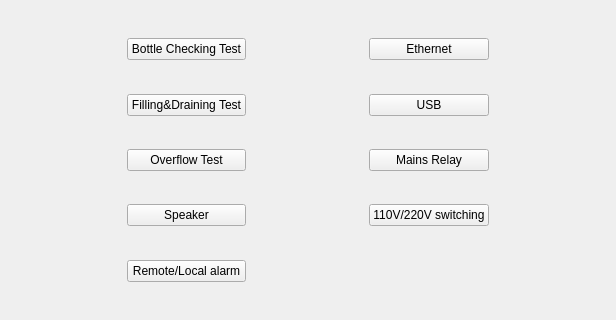
<?xml version="1.0" encoding="UTF-8"?>
<ui version="4.0">
 <class>Diagnostics::CSystem</class>
 <widget class="QWidget" name="Diagnostics::CSystem">
  <property name="geometry">
   <rect>
    <x>0</x>
    <y>0</y>
    <width>616</width>
    <height>320</height>
   </rect>
  </property>
  <property name="windowTitle">
   <string>Form</string>
  </property>
  <layout class="QGridLayout" name="gridLayout">
   <item row="4" column="1">
    <spacer name="verticalSpacer_3">
     <property name="orientation">
      <enum>Qt::Vertical</enum>
     </property>
     <property name="sizeHint" stdset="0">
      <size>
       <width>20</width>
       <height>40</height>
      </size>
     </property>
    </spacer>
   </item>
   <item row="5" column="1">
    <widget class="QPushButton" name="testOverflow">
     <property name="text">
      <string>Overflow Test</string>
     </property>
    </widget>
   </item>
   <item row="2" column="1">
    <spacer name="verticalSpacer_2">
     <property name="orientation">
      <enum>Qt::Vertical</enum>
     </property>
     <property name="sizeHint" stdset="0">
      <size>
       <width>20</width>
       <height>40</height>
      </size>
     </property>
    </spacer>
   </item>
   <item row="6" column="1">
    <spacer name="verticalSpacer_4">
     <property name="orientation">
      <enum>Qt::Vertical</enum>
     </property>
     <property name="sizeHint" stdset="0">
      <size>
       <width>20</width>
       <height>40</height>
      </size>
     </property>
    </spacer>
   </item>
   <item row="1" column="0">
    <spacer name="horizontalSpacer">
     <property name="orientation">
      <enum>Qt::Horizontal</enum>
     </property>
     <property name="sizeHint" stdset="0">
      <size>
       <width>40</width>
       <height>20</height>
      </size>
     </property>
    </spacer>
   </item>
   <item row="1" column="4">
    <spacer name="horizontalSpacer_3">
     <property name="orientation">
      <enum>Qt::Horizontal</enum>
     </property>
     <property name="sizeHint" stdset="0">
      <size>
       <width>40</width>
       <height>20</height>
      </size>
     </property>
    </spacer>
   </item>
   <item row="3" column="3">
    <widget class="QPushButton" name="testUSB">
     <property name="text">
      <string>USB</string>
     </property>
    </widget>
   </item>
   <item row="7" column="3">
    <widget class="QPushButton" name="testVoltageSwitching">
     <property name="text">
      <string>110V/220V switching</string>
     </property>
    </widget>
   </item>
   <item row="1" column="2">
    <spacer name="horizontalSpacer_2">
     <property name="orientation">
      <enum>Qt::Horizontal</enum>
     </property>
     <property name="sizeHint" stdset="0">
      <size>
       <width>40</width>
       <height>20</height>
      </size>
     </property>
    </spacer>
   </item>
   <item row="5" column="3">
    <widget class="QPushButton" name="testMainsRelay">
     <property name="text">
      <string>Mains Relay</string>
     </property>
    </widget>
   </item>
   <item row="7" column="1">
    <widget class="QPushButton" name="testSpeaker">
     <property name="text">
      <string>Speaker</string>
     </property>
    </widget>
   </item>
   <item row="0" column="1">
    <spacer name="verticalSpacer">
     <property name="orientation">
      <enum>Qt::Vertical</enum>
     </property>
     <property name="sizeHint" stdset="0">
      <size>
       <width>20</width>
       <height>40</height>
      </size>
     </property>
    </spacer>
   </item>
   <item row="1" column="1">
    <widget class="QPushButton" name="testBottleChecking">
     <property name="text">
      <string>Bottle Checking Test</string>
     </property>
    </widget>
   </item>
   <item row="1" column="3">
    <widget class="QPushButton" name="testEthernet">
     <property name="text">
      <string>Ethernet</string>
     </property>
    </widget>
   </item>
   <item row="3" column="1">
    <widget class="QPushButton" name="testFillingDraining">
     <property name="text">
      <string>Filling&amp;&amp;Draining Test</string>
     </property>
    </widget>
   </item>
   <item row="8" column="1">
    <spacer name="verticalSpacer_5">
     <property name="orientation">
      <enum>Qt::Vertical</enum>
     </property>
     <property name="sizeHint" stdset="0">
      <size>
       <width>20</width>
       <height>40</height>
      </size>
     </property>
    </spacer>
   </item>
   <item row="9" column="1">
    <widget class="QPushButton" name="testAlarm">
     <property name="text">
      <string>Remote/Local alarm</string>
     </property>
    </widget>
   </item>
   <item row="10" column="1">
    <spacer name="verticalSpacer_6">
     <property name="orientation">
      <enum>Qt::Vertical</enum>
     </property>
     <property name="sizeHint" stdset="0">
      <size>
       <width>20</width>
       <height>40</height>
      </size>
     </property>
    </spacer>
   </item>
  </layout>
 </widget>
 <resources/>
 <connections/>
</ui>
